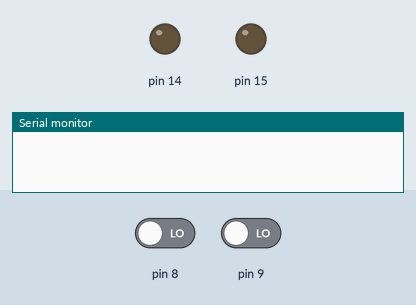
Simulated run of this sketch. Board: Arduino Uno, built with avr-gcc and run on an emulated ATmega328P. Parts: output pins drawn as LEDs (lit = HIGH), the last lines printed to the serial monitor. The test bench sets the inputs (shaded band); at power-on: pin 8 LOW, pin 9 LOW.

Above: at 2.8 s.
2.9 s: pin 8 driven HIGH
At 4.2 s:
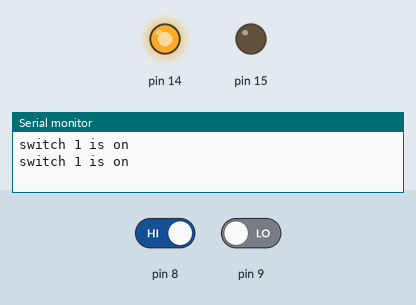
4.5 s: pin 9 driven HIGH
At 5.8 s:
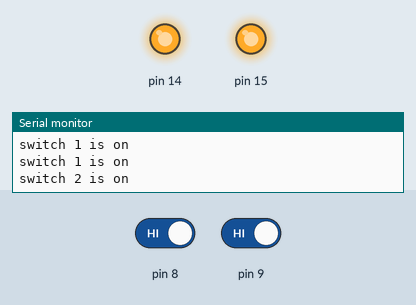
6.5 s: pin 8 driven LOW
At 7.4 s:
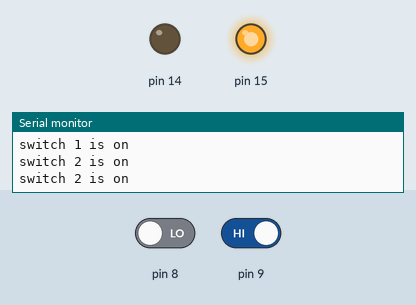
8.5 s: pin 9 driven LOW
At 10.1 s:
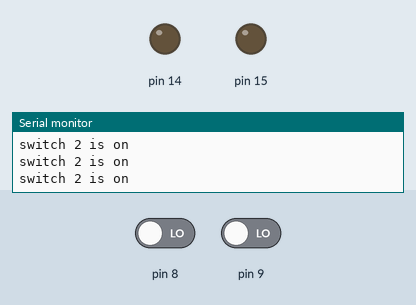
Timing chart, 0 to 11.5 s (numbered marks = the images above; inputs shaded):
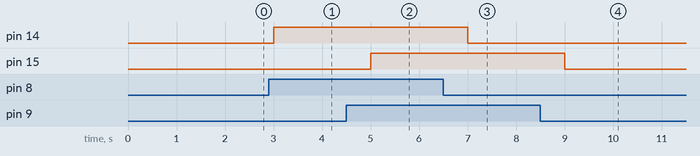

Measured:
- after the input at 2.9 s, pin 14: LOW → HIGH after 0.10 s
- after the input at 4.5 s, pin 15: LOW → HIGH after 0.50 s
- after the input at 6.5 s, pin 14: HIGH → LOW after 0.50 s
- after the input at 8.5 s, pin 15: HIGH → LOW after 0.50 s

The sketch:

ex1.ino
```cpp
void setup() {
  DDRB = DDRB & (~ (1 << PB0));
  DDRB = DDRB & (~ (1 << PB1));

  DDRC = DDRC | (1 << PC0);
  DDRC = DDRC | (1 << PC1);

  PORTC = PORTC & (~ (1 << PC0));
  PORTC = PORTC & (~ (1 << PC1));

  Serial.begin(9600);
}

void loop() {
  if((PINB & (1 << PB0)) != 0){
     PORTC = PORTC | (1 << PC0);
     Serial.println("switch 1 is on");
  }else{
    PORTC = PORTC & (~ (1 << PC0));
  }

  if((PINB & (1 << PB1)) != 0){
   PORTC = PORTC | (1 << PC1);
   Serial.println("switch 2 is on");
  }else{
   PORTC = PORTC & (~ (1 << PC1));
  }

  _delay_ms(1000);
}
```
